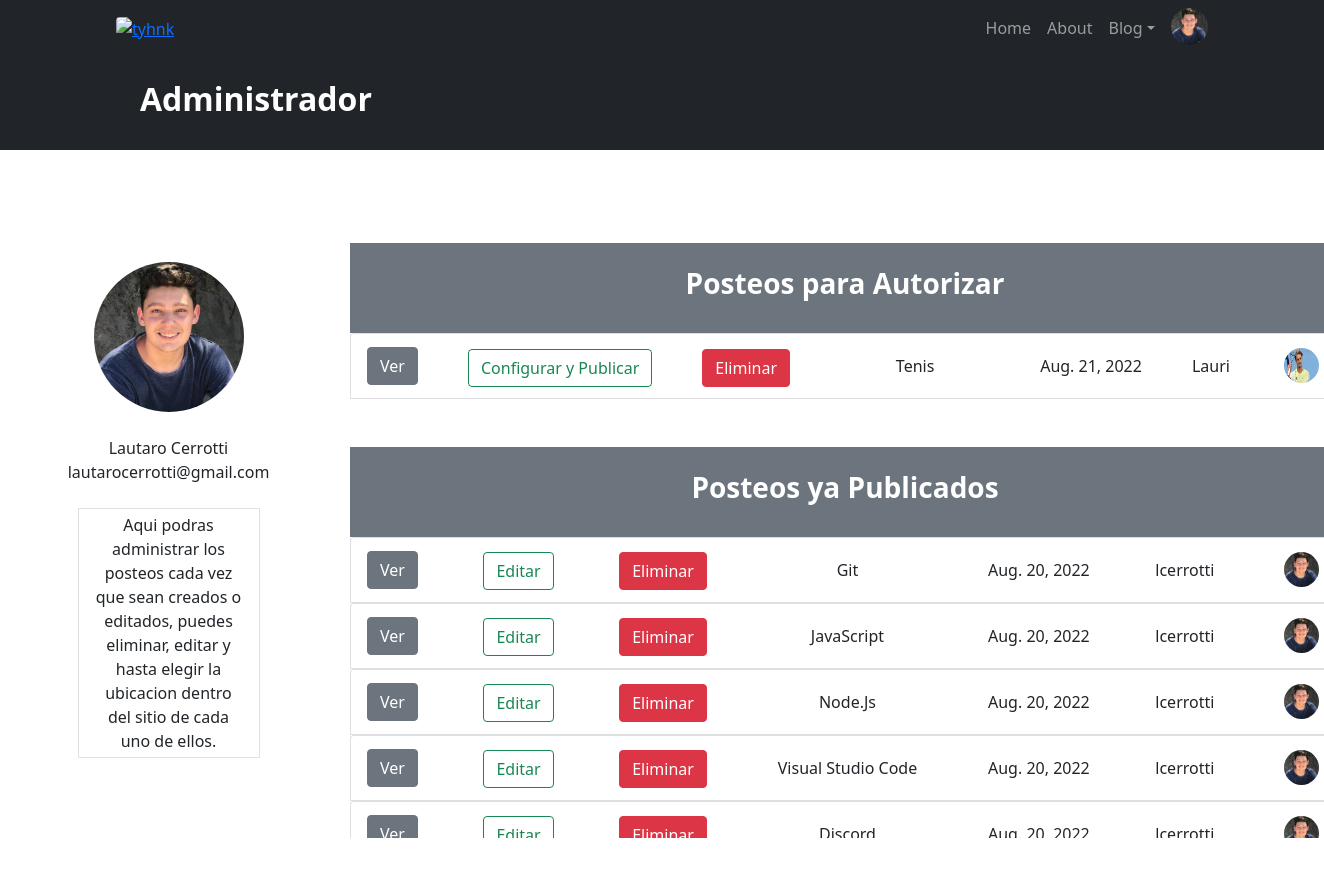
Page /blog/administrar/drafts (signed in) on the earlier database version.
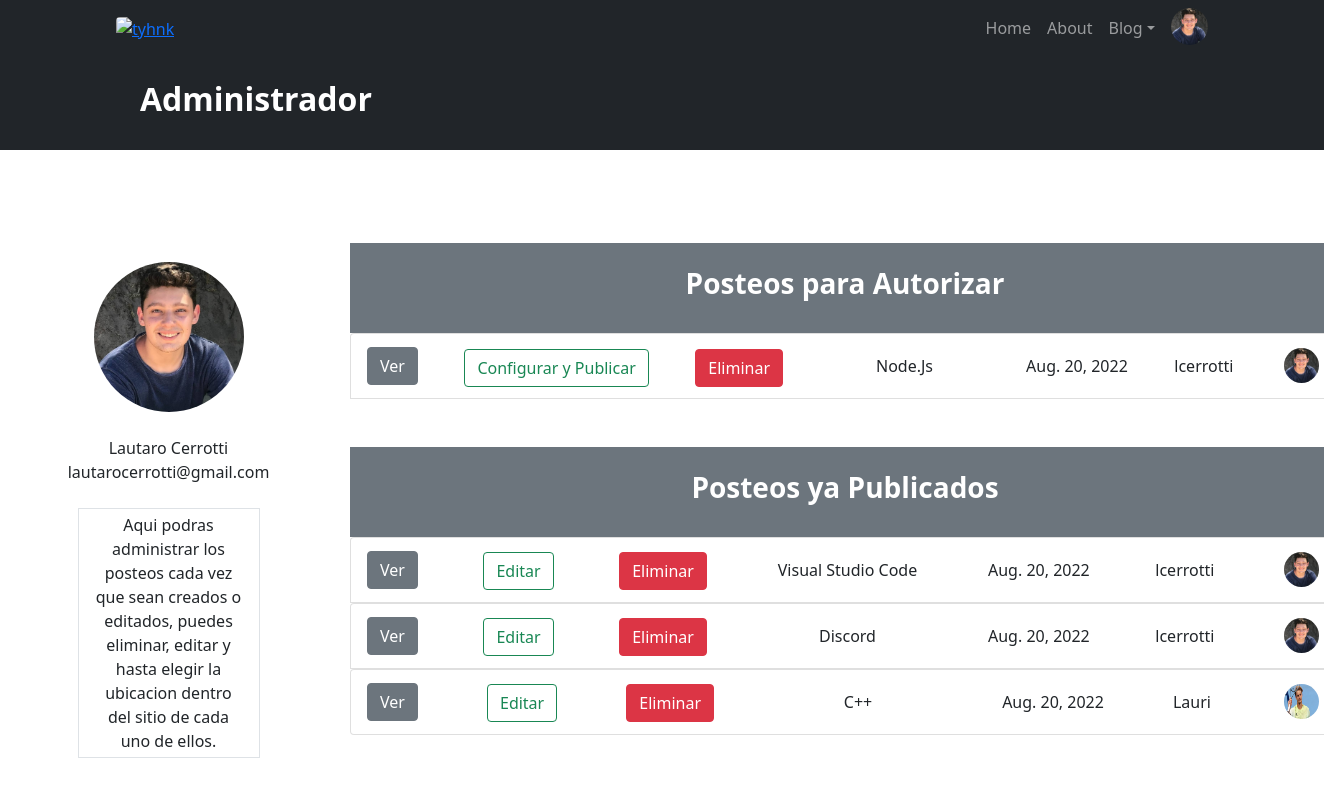
Same page on the later database version.
### Blog_General/models.py (models this page shows, shortened)
class Publicacion(models.Model):
    options= (
        ('draft', 'Draft'),
        ('publicado', 'Publicado'),
    )
    options2= (
        ('si', 'si'),
        ('no', 'no'),
    )
    titulo = models.CharField(max_length=100)
    descripcion = models.TextField(max_length = 200, default="Some String")
    contenido = models.TextField(max_length=3500)
    imagen = models.URLField(max_length=3000, blank=True, null=True)
    fecha = models.DateField(auto_now_add=True)
    publicado = models.CharField(max_length=10, choices=options, default='draft')
    muestra_inferior = models.CharField(max_length=10, choices=options2, default='no')
    muestra_superior = models.CharField(max_length=10, choices=options2, default='no')
    likes = models.ManyToManyField(User, related_name='entry_likes', blank=True)
    avatar = models.URLField(blank=True, null=True)
    user = models.ForeignKey(User, on_delete=models.CASCADE, null=True) # El autor sera una ForeignKey la cual es igual al usuario conectado.
    def AvatarPublicacion(self): #Buscamos el Avatar segun usuario/autor.
        if self.user:
            return Avatar.objects.filter(user=self.user.id).last().imagen.url if Avatar.objects.filter(user=self.user.id).last() else Avatar(user=self.user, imagen=os.path.join(MEDIA_URL, 'img/default.jpg')).imagen.url
        else:
            return Avatar(user=self.user, imagen=os.path.join(MEDIA_URL, 'img/default.jpg')).imagen.url

### RegistroUsuarios/models.py (models this page shows, shortened)
class Avatar(models.Model):
    user = models.ForeignKey(User, on_delete=models.CASCADE)
    imagen = models.ImageField(upload_to='avatares', blank=True , null=True)

### Blog_General/views.py (the view)
# urls.py: path('administrar/drafts', adminPosts, name='adminPosts'),
@staff_member_required
def adminPosts(request):
    draft = Publicacion.objects.filter(publicado="draft")
    publicados = Publicacion.objects.filter(publicado="publicado")
    return render(request, 'adminPost.html', {'drafts':draft,'publicados':publicados})

### Main/context_procesor.py (called while the page is built)
def getUserInfo(request):
    context = {}
    if not request.user.is_authenticated:
        context['formAuth'] = AuthenticationForm()
    else: #Solicitamos el ultimo avatar y lo pasamos como context
        avatar = Avatar.objects.filter(user=request.user.id).last()
        if avatar:
            context['url'] = avatar.imagen.url
        else: # Caso contrario, asignamos una imagen Defoult.
            avatar = Avatar(user=request.user, imagen=os.path.join(MEDIA_URL, 'img/default.jpg'))
        context['url'] = avatar.imagen.url
    return context

### templates/adminPost.html (shortened to what the changed rows need)
{% extends 'indexBase.html' %}
{% block navigation %}
{% load static %}
<link href="{% static 'css\styles.css' %}" rel="stylesheet" />
<div class="bg-dark py-4 mt-auto">
    <div class="container px-5">
        <h2 class="display-10 fw-bolder text-white mb-2">Administrador</h2>
    </div>
</div>
<div class="d-flex flex-column align-items-center text-center p-3 py-6">
    <br>
    <br>
    <br>
    <div class="row">
        {% if drafts %}
    <div class="col-md-3 border-right">
        <div style="width:1000px;height:600px;line-height:3em;overflow:auto;padding:5px;">
            {% for draft in drafts %}
            <ul class="list-group">
                <li class="list-group-item d-flex justify-content-between align-items-center">
                    <a class="btn btn-secondary bt-sm" href="{% url 'verpost' draft.id %}">Ver</a>
                    <form action="{% url 'editPost' draft.id %}" method="GET">
                        <button class="btn btn-outline-success" type="submit">Configurar y Publicar</button>
                    </form>
                    <form action="{% url 'eliminarPostAdmin' draft.pk %}" method="POST">{% csrf_token%}
                        <button type="submit" , name="post_id" , value="{{draft.id}}" ,
                            class="btn btn-danger">Eliminar</button>
                    </form>
                    <div class="b">
                        <span class="b">{{draft.titulo}}</span>
                    </div>
                    <span class="b">{{draft.fecha}}</span>
                    <span class="b">{{draft.user}}</span>
                    <div class="d-flex flex-column align-items-center text-center p-1 py-1"><img class="rounded-circle"
                        width="35" height="35" src="{{draft.AvatarPublicacion}}">
                </li>
                {% endfor %}
        {% endif %}
                {% if publicados %}
                <br>
            {% for publicado in publicados %}
            <ul class="list-group">
                <li class="list-group-item d-flex justify-content-between align-items-center">
                    <a class="btn btn-secondary bt-sm" href="{% url 'verpost' publicado.id %}">Ver</a>
                    <form action="{% url 'editPost' publicado.id %}" method="GET">
                        <button class="btn btn-outline-success" type="submit">Editar</button>
                    </form>
                    <form action="{% url 'eliminarPostAdmin' publicado.pk %}" method="POST">{% csrf_token%}
                        <button type="submit" , name="post_id" , value="{{publicado.id}}" ,
                            class="btn btn-danger">Eliminar</button>
                    </form>
                    <div class="b">
                        <span class="b">{{publicado.titulo}}</span>
                    </div>
                    <span class="b">{{publicado.fecha}}</span>
                    <span class="b">{{publicado.user}}</span>
                    <div class="d-flex flex-column align-items-center text-center p-1 py-1"><img class="rounded-circle"
                        width="35" height="35" src="{{publicado.AvatarPublicacion}}">
                </li>
                {% endfor %}
                {% endif %}
        </div>
    </div>
        {% endblock navigation %}

Differences in the rows shown:
removed Publicacion: {{ draft.id }} 19 (drawn), titulo "Tenis", fecha "Aug. 21, 2022", user "Lauri", AvatarPublicacion (picture), shown under "Posteos para Autorizar"
removed Publicacion: {{ publicado.id }} 6 (drawn), titulo "Git", fecha "Aug. 20, 2022", user "lcerrotti", AvatarPublicacion (picture), shown under "Posteos ya Publicados"
removed Publicacion: {{ publicado.id }} 7 (drawn), titulo "JavaScript", fecha "Aug. 20, 2022", user "lcerrotti", AvatarPublicacion (picture), shown under "Posteos ya Publicados"
changed Publicacion "Node.Js": moves from the list under "Posteos ya Publicados" to the list under "Posteos para Autorizar"
now on this page (row unchanged): Publicacion: {{ publicado.id }} 14 (drawn), titulo "C++", fecha "Aug. 20, 2022", user "Lauri", AvatarPublicacion (picture), shown under "Posteos ya Publicados"
